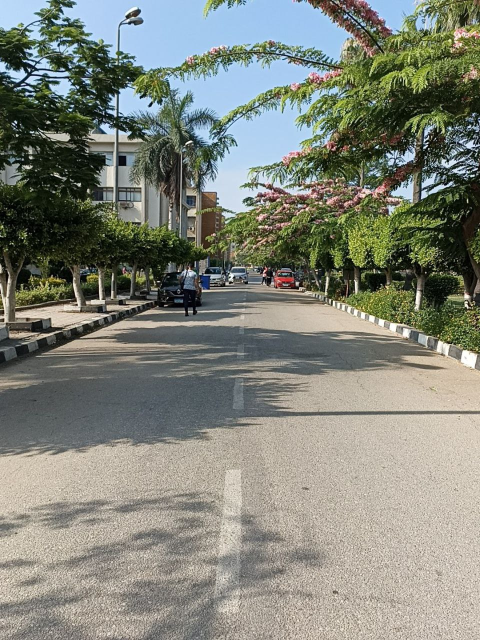
#> input picture road.jpg, 960 x 1280 px (shown at 1/2 size)
$ python basics.py
#> lines starting #> are read from the running program, lines starting #| are printed output that depends on the picture
# [14 lines of commented-out code are left out]

import cv2


# [13 lines of commented-out code are left out]

image = cv2.imread('road.jpg')
#> image is the input picture: shape (1280, 960, 3); mean B, G, R 122.4, 132.8, 129.5

road_blur = cv2.GaussianBlur(image, (7, 7), 0)
# cv2.imshow('Blurred Road Image', road_blur)

cascade_7 = cv2.Canny(image, 70, 70)
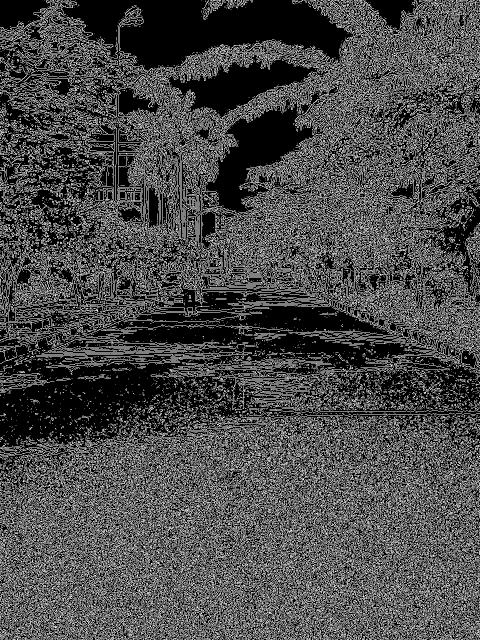
#> cascade_7: shape (1280, 960) (shown at 1/2 size); 29% white in thin lines or dots
cascade_10 = cv2.Canny(image, 100, 100)
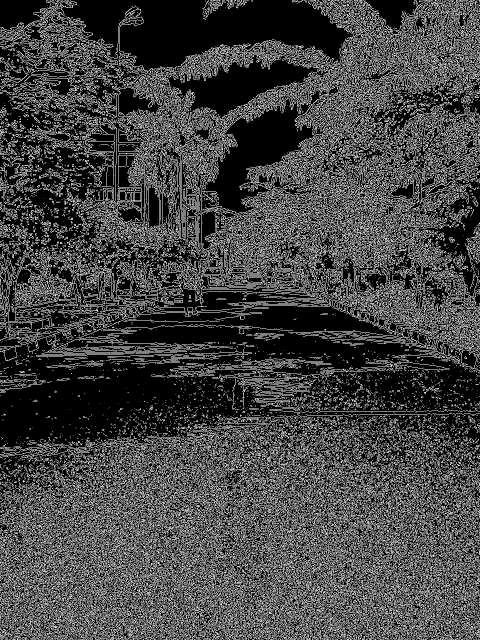
#> cascade_10: shape (1280, 960) (shown at 1/2 size); 26.5% white in thin lines or dots
cascade_20 = cv2.Canny(image, 200, 200)
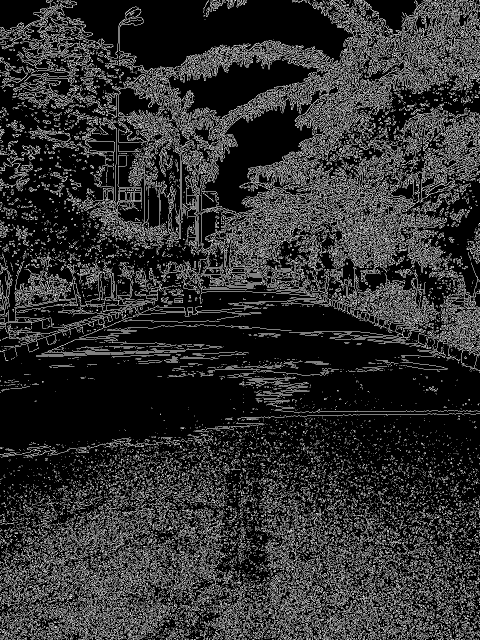
#> cascade_20: shape (1280, 960) (shown at 1/2 size); 18.6% white in thin lines or dots
# cv2.imshow('Cascade Image 70', cascade_7)
# cv2.imshow('Cascade Image 100', cascade_10)
# cv2.imshow('Cascade Image 200', cascade_20)

dilated = cv2.dilate(cascade_10, (3, 3), iterations=1 )
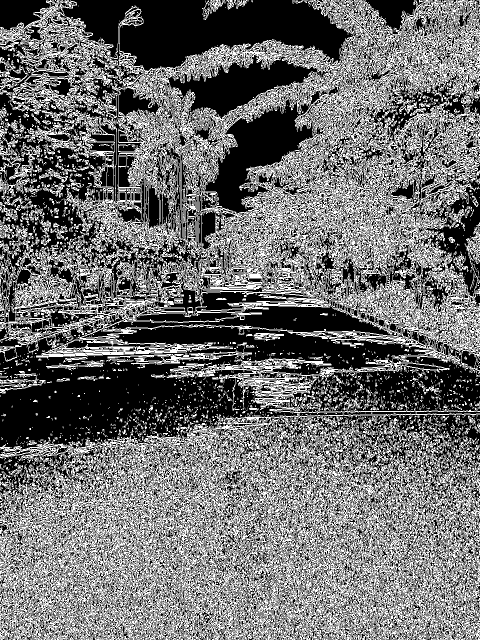
#> dilated: shape (1280, 960) (shown at 1/2 size); 43.2% white in thin lines or dots
# cv2.imshow('dilated Image ', dilated)

eroded = cv2.erode(dilated, (5, 5), iterations=1 )
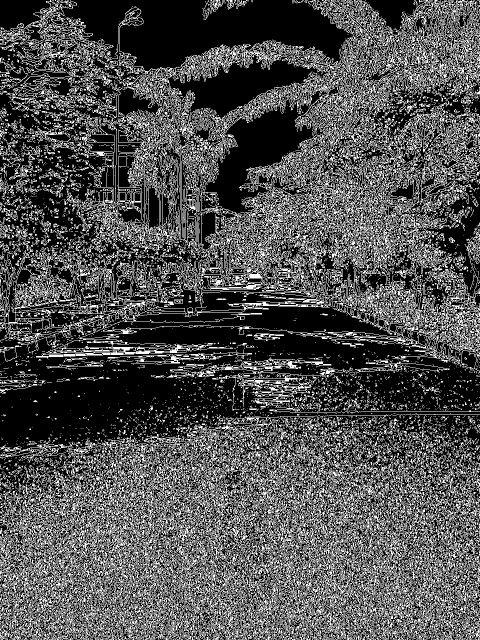
#> eroded: shape (1280, 960) (shown at 1/2 size); 31.6% white in thin lines or dots
# cv2.imshow('eroded Image ', eroded)

resize = cv2.resize(image, (300, 600), interpolation=cv2.INTER_CUBIC)
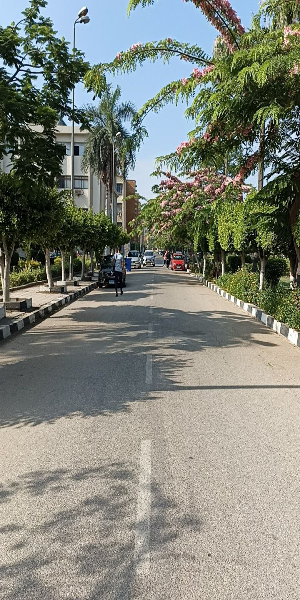
#> resize: shape (600, 300, 3); mean B, G, R 122.4, 132.7, 129.5
# cv2.imshow('resize Image ', resize)

croped = image[50:200, 200:400]
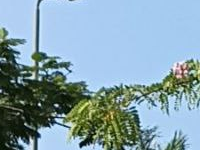
#> croped: shape (150, 200, 3); mean B, G, R 171.9, 160.3, 132.7
# cv2.imshow('croped Image ', croped)


cv2.waitKey(0)
cv2.destroyAllWindows()
